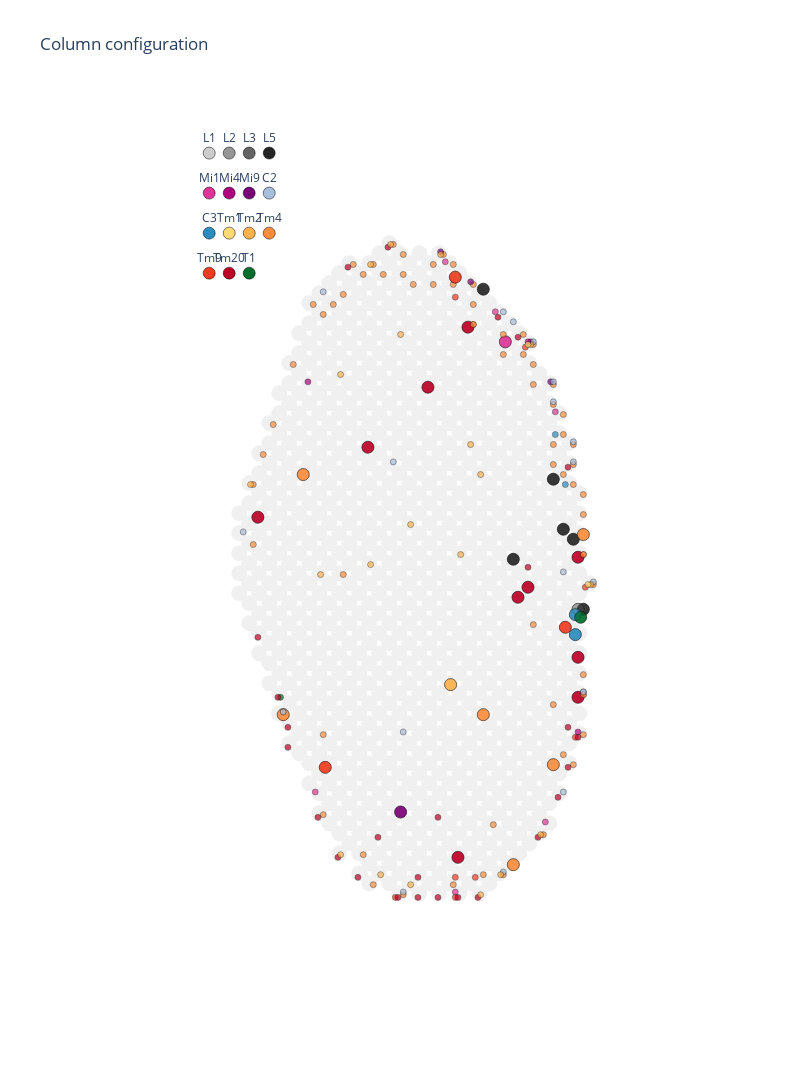

The code cell stored with this chart in its notebook:
### Code cell
tot_max = np.multiply([hex_df['hex1_id'].max() + hex_df['hex2_id'].max()],  mul_fac) # max x and y coordinates
tot_min = np.multiply([hex_df['hex1_id'].min() - hex_df['hex2_id'].max()],  mul_fac) # min x and y coordinates

# plot columns as disks
fig = go.Figure(data=go.Scatter(
            x=(hex_df['hex1_id'] - hex_df['hex2_id']).multiply(mul_fac),
            y=(hex_df['hex1_id'] + hex_df['hex2_id']).multiply(mul_fac),
            mode='markers', 
            marker={
                'size':15, 
                'color': hex_col, 
                'line': {'width':1, 'color':hex_col}
                }, 
            showlegend=False
    )                   
)

# plot cell types as disks
fig.add_trace(go.Scatter(
            x=plot_df['x_crds'],
            y=plot_df['y_crds'],
            mode='markers',
            marker={
                'size': plot_df['size'],
                'color': plot_df['col'],
                'line': {'width':0.5, 'color':edge_col}
                },
            showlegend=False
    )
)

# legend
for ct_name, ct_col in ct_cols.items():
    fig.add_trace(go.Scatter(
                    x=[ct_add_crds[ct_name][0] * 1.5*mul_fac] + tot_min/2,
                    y=[ct_add_crds[ct_name][1] * 3*mul_fac] + tot_max,
                    mode='markers+text',
                    name=ct_name,
                    text = ct_name,
                    textposition = 'top center',
                    marker={'size':dob_siz, 'color':ct_col,
                            'line': {'width':0.5, 'color':edge_col} 
                    },
                showlegend=False
        )
    )

fig.update_layout(title='Column configuration', 
                    yaxis_range=[tot_min , tot_max + tot_max/10],
                    xaxis_range=[tot_min, tot_max + tot_max/10],
                    width= 800,
                    height= 1600,
                    paper_bgcolor='rgba(0,0,0,0)',
                    plot_bgcolor='rgba(0,0,0,0)'  
                   
                )

# set aspect ratio to 1
fig.update_xaxes(scaleanchor="y", scaleratio=1)
fig.update_yaxes(scaleanchor="x", scaleratio=1)

# remove grid and tick labels
fig.update_xaxes(showgrid=False, showticklabels=False)
fig.update_yaxes(showgrid=False, showticklabels=False)

fig.show()

### Figure 1 — Plotly figure (JSON) as saved in the notebook; plotly's stock layout.template omitted (floating-point values rounded to 4 significant figures; data arrays with more than 128 entries replaced by an {"elided": "..."} marker saying what was removed)
{"data": [{"marker": {"color": "rgb(240,240,240)", "line": {"color": "rgb(240,240,240)", "width": 1}, "size": 15}, "mode": "markers", "showlegend": false, "type": "scatter", "x": {"elided": "921 int values"}, "y": {"elided": "921 int values"}}, {"marker": {"color": {"elided": "224 str values"}, "line": {"color": "rgb(0,0,0)", "width": 0.5}, "size": {"elided": "224 int values"}}, "mode": "markers", "showlegend": false, "type": "scatter", "x": {"elided": "224 float values"}, "y": {"elided": "224 float values"}}, {"marker": {"color": "rgb(204, 204, 204)", "line": {"color": "rgb(0,0,0)", "width": 0.5}, "size": 12}, "mode": "markers+text", "name": "L1", "showlegend": false, "text": "L1", "textposition": "top center", "type": "scatter", "x": [-110], "y": [405]}, {"marker": {"color": "rgb(150, 150, 150)", "line": {"color": "rgb(0,0,0)", "width": 0.5}, "size": 12}, "mode": "markers+text", "name": "L2", "showlegend": false, "text": "L2", "textposition": "top center", "type": "scatter", "x": [-100], "y": [405]}, {"marker": {"color": "rgb(99, 99, 99)", "line": {"color": "rgb(0,0,0)", "width": 0.5}, "size": 12}, "mode": "markers+text", "name": "L3", "showlegend": false, "text": "L3", "textposition": "top center", "type": "scatter", "x": [-90], "y": [405]}, {"marker": {"color": "rgb(37, 37, 37)", "line": {"color": "rgb(0,0,0)", "width": 0.5}, "size": 12}, "mode": "markers+text", "name": "L5", "showlegend": false, "text": "L5", "textposition": "top center", "type": "scatter", "x": [-80], "y": [405]}, {"marker": {"color": "rgb(221, 52, 151)", "line": {"color": "rgb(0,0,0)", "width": 0.5}, "size": 12}, "mode": "markers+text", "name": "Mi1", "showlegend": false, "text": "Mi1", "textposition": "top center", "type": "scatter", "x": [-110], "y": [385]}, {"marker": {"color": "rgb(174, 1, 126)", "line": {"color": "rgb(0,0,0)", "width": 0.5}, "size": 12}, "mode": "markers+text", "name": "Mi4", "showlegend": false, "text": "Mi4", "textposition": "top center", "type": "scatter", "x": [-100], "y": [385]}, {"marker": {"color": "rgb(122, 1, 119)", "line": {"color": "rgb(0,0,0)", "width": 0.5}, "size": 12}, "mode": "markers+text", "name": "Mi9", "showlegend": false, "text": "Mi9", "textposition": "top center", "type": "scatter", "x": [-90], "y": [385]}, {"marker": {"color": "rgb(166, 189, 219)", "line": {"color": "rgb(0,0,0)", "width": 0.5}, "size": 12}, "mode": "markers+text", "name": "C2", "showlegend": false, "text": "C2", "textposition": "top center", "type": "scatter", "x": [-80], "y": [385]}, {"marker": {"color": "rgb(43, 140, 190)", "line": {"color": "rgb(0,0,0)", "width": 0.5}, "size": 12}, "mode": "markers+text", "name": "C3", "showlegend": false, "text": "C3", "textposition": "top center", "type": "scatter", "x": [-110], "y": [365]}, {"marker": {"color": "rgb(254, 217, 118)", "line": {"color": "rgb(0,0,0)", "width": 0.5}, "size": 12}, "mode": "markers+text", "name": "Tm1", "showlegend": false, "text": "Tm1", "textposition": "top center", "type": "scatter", "x": [-100], "y": [365]}, {"marker": {"color": "rgb(254, 178, 76)", "line": {"color": "rgb(0,0,0)", "width": 0.5}, "size": 12}, "mode": "markers+text", "name": "Tm2", "showlegend": false, "text": "Tm2", "textposition": "top center", "type": "scatter", "x": [-90], "y": [365]}, {"marker": {"color": "rgb(253, 141, 60)", "line": {"color": "rgb(0,0,0)", "width": 0.5}, "size": 12}, "mode": "markers+text", "name": "Tm4", "showlegend": false, "text": "Tm4", "textposition": "top center", "type": "scatter", "x": [-80], "y": [365]}, {"marker": {"color": "rgb(240, 59, 32)", "line": {"color": "rgb(0,0,0)", "width": 0.5}, "size": 12}, "mode": "markers+text", "name": "Tm9", "showlegend": false, "text": "Tm9", "textposition": "top center", "type": "scatter", "x": [-110], "y": [345]}, {"marker": {"color": "rgb(189, 0, 38)", "line": {"color": "rgb(0,0,0)", "width": 0.5}, "size": 12}, "mode": "markers+text", "name": "Tm20", "showlegend": false, "text": "Tm20", "textposition": "top center", "type": "scatter", "x": [-100], "y": [345]}, {"marker": {"color": "rgb(0, 109, 44)", "line": {"color": "rgb(0,0,0)", "width": 0.5}, "size": 12}, "mode": "markers+text", "name": "T1", "showlegend": false, "text": "T1", "textposition": "top center", "type": "scatter", "x": [-90], "y": [345]}], "layout": {"height": 1600, "paper_bgcolor": "rgba(0,0,0,0)", "plot_bgcolor": "rgba(0,0,0,0)", "title": {"text": "Column configuration"}, "width": 800, "xaxis": {"range": [[-190], [412.5]], "scaleanchor": "y", "scaleratio": 1, "showgrid": false, "showticklabels": false}, "yaxis": {"range": [[-190], [412.5]], "scaleanchor": "x", "scaleratio": 1, "showgrid": false, "showticklabels": false}}}
